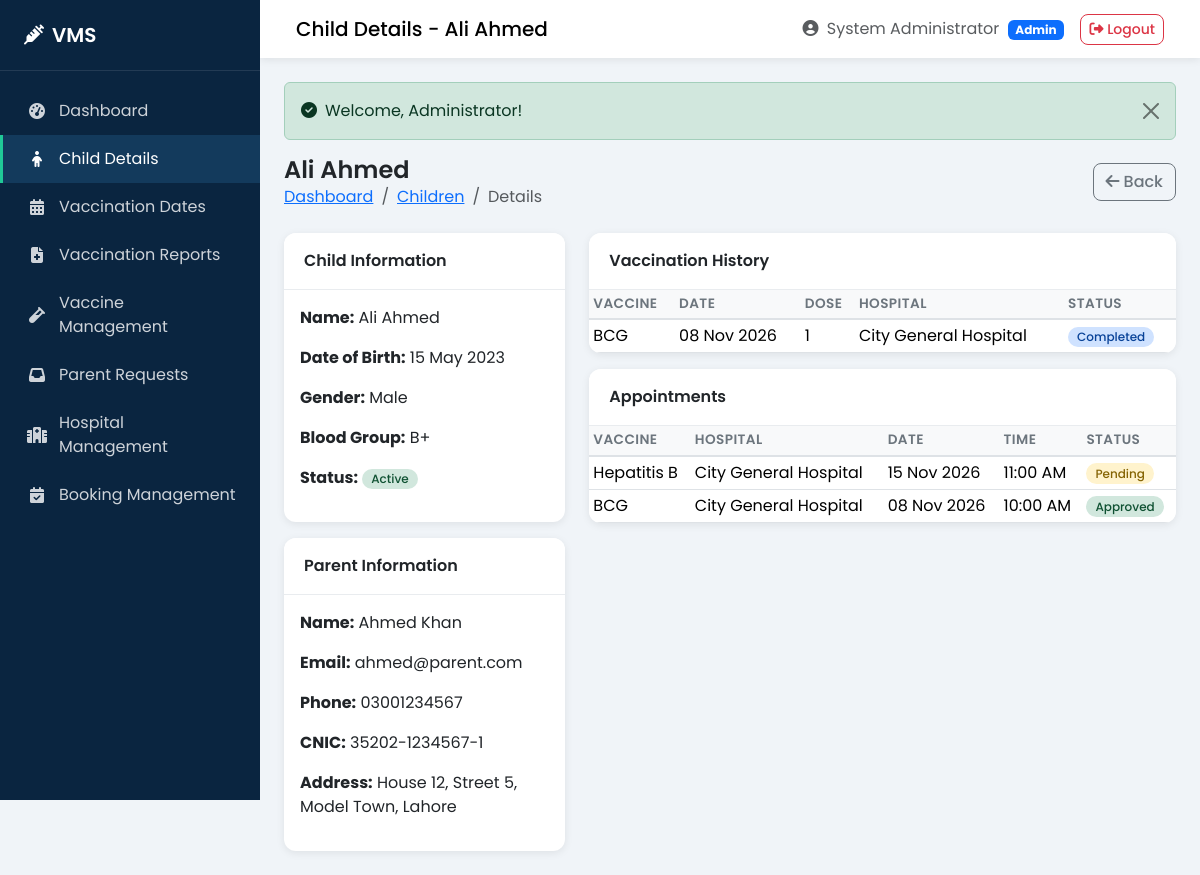
Screenshot of /admin/child-details.php?id=1 (signed in) with the database file from the repository.
### tables this page shows
CREATE TABLE `children` (
  `id` int(11) NOT NULL AUTO_INCREMENT,
  `parent_id` int(11) NOT NULL,
  `full_name` varchar(100) NOT NULL,
  `date_of_birth` date NOT NULL,
  `gender` enum('male','female','other') NOT NULL,
  `blood_group` varchar(5) DEFAULT NULL,
  `cnic` varchar(15) DEFAULT NULL,
  `birth_certificate_no` varchar(50) DEFAULT NULL,
  `status` enum('active','inactive') NOT NULL DEFAULT 'active',
  `created_at` timestamp NOT NULL DEFAULT CURRENT_TIMESTAMP,
  `updated_at` timestamp NOT NULL DEFAULT CURRENT_TIMESTAMP ON UPDATE CURRENT_TIMESTAMP,
  PRIMARY KEY (`id`),
  KEY `parent_id` (`parent_id`),
  CONSTRAINT `children_ibfk_1` FOREIGN KEY (`parent_id`) REFERENCES `parents` (`id`) ON DELETE CASCADE ON UPDATE CASCADE
);

CREATE TABLE `parents` (
  `id` int(11) NOT NULL AUTO_INCREMENT,
  `full_name` varchar(100) NOT NULL,
  `email` varchar(100) NOT NULL,
  `phone` varchar(15) NOT NULL,
  `cnic` varchar(15) DEFAULT NULL,
  `password` varchar(255) NOT NULL,
  `address` text DEFAULT NULL,
  `city` varchar(50) DEFAULT NULL,
  `status` enum('active','inactive') NOT NULL DEFAULT 'active',
  `reset_token` varchar(100) DEFAULT NULL,
  `reset_expires` datetime DEFAULT NULL,
  `created_at` timestamp NOT NULL DEFAULT CURRENT_TIMESTAMP,
  `updated_at` timestamp NOT NULL DEFAULT CURRENT_TIMESTAMP ON UPDATE CURRENT_TIMESTAMP,
  PRIMARY KEY (`id`),
  UNIQUE KEY `email` (`email`),
  UNIQUE KEY `cnic` (`cnic`)
);

CREATE TABLE `vaccination_records` (
  `id` int(11) NOT NULL AUTO_INCREMENT,
  `child_id` int(11) NOT NULL,
  `vaccine_id` int(11) NOT NULL,
  `hospital_id` int(11) NOT NULL,
  `appointment_id` int(11) DEFAULT NULL,
  `dose_number` int(11) NOT NULL DEFAULT 1,
  `vaccination_date` date NOT NULL,
  `administered_by` varchar(100) DEFAULT NULL,
  `notes` text DEFAULT NULL,
  `status` enum('completed','partial') NOT NULL DEFAULT 'completed',
  `created_at` timestamp NOT NULL DEFAULT CURRENT_TIMESTAMP,
  `updated_at` timestamp NOT NULL DEFAULT CURRENT_TIMESTAMP ON UPDATE CURRENT_TIMESTAMP,
  PRIMARY KEY (`id`),
  KEY `child_id` (`child_id`),
  KEY `vaccine_id` (`vaccine_id`),
  KEY `hospital_id` (`hospital_id`),
  KEY `appointment_id` (`appointment_id`),
  CONSTRAINT `vaccination_records_ibfk_1` FOREIGN KEY (`child_id`) REFERENCES `children` (`id`) ON DELETE CASCADE ON UPDATE CASCADE,
  CONSTRAINT `vaccination_records_ibfk_2` FOREIGN KEY (`vaccine_id`) REFERENCES `vaccines` (`id`) ON DELETE CASCADE ON UPDATE CASCADE,
  CONSTRAINT `vaccination_records_ibfk_3` FOREIGN KEY (`hospital_id`) REFERENCES `hospitals` (`id`) ON DELETE CASCADE ON UPDATE CASCADE,
  CONSTRAINT `vaccination_records_ibfk_4` FOREIGN KEY (`appointment_id`) REFERENCES `appointments` (`id`) ON DELETE SET NULL ON UPDATE CASCADE
);

CREATE TABLE `vaccines` (
  `id` int(11) NOT NULL AUTO_INCREMENT,
  `name` varchar(100) NOT NULL,
  `description` text DEFAULT NULL,
  `recommended_age` varchar(50) DEFAULT NULL,
  `doses_required` int(11) NOT NULL DEFAULT 1,
  `interval_days` int(11) DEFAULT 0,
  `availability` enum('available','unavailable') NOT NULL DEFAULT 'available',
  `status` enum('active','inactive') NOT NULL DEFAULT 'active',
  `created_at` timestamp NOT NULL DEFAULT CURRENT_TIMESTAMP,
  `updated_at` timestamp NOT NULL DEFAULT CURRENT_TIMESTAMP ON UPDATE CURRENT_TIMESTAMP,
  PRIMARY KEY (`id`)
);

CREATE TABLE `hospitals` (
  `id` int(11) NOT NULL AUTO_INCREMENT,
  `hospital_name` varchar(150) NOT NULL,
  `email` varchar(100) NOT NULL,
  `phone` varchar(15) NOT NULL,
  `address` text NOT NULL,
  `city` varchar(50) NOT NULL,
  `password` varchar(255) NOT NULL,
  `status` enum('active','inactive','pending') NOT NULL DEFAULT 'pending',
  `created_at` timestamp NOT NULL DEFAULT CURRENT_TIMESTAMP,
  `updated_at` timestamp NOT NULL DEFAULT CURRENT_TIMESTAMP ON UPDATE CURRENT_TIMESTAMP,
  PRIMARY KEY (`id`),
  UNIQUE KEY `email` (`email`)
);

CREATE TABLE `appointments` (
  `id` int(11) NOT NULL AUTO_INCREMENT,
  `parent_id` int(11) NOT NULL,
  `child_id` int(11) NOT NULL,
  `hospital_id` int(11) NOT NULL,
  `vaccine_id` int(11) NOT NULL,
  `appointment_date` date NOT NULL,
  `appointment_time` time NOT NULL,
  `status` enum('pending','approved','rejected','completed','cancelled') NOT NULL DEFAULT 'pending',
  `notes` text DEFAULT NULL,
  `admin_notes` text DEFAULT NULL,
  `created_at` timestamp NOT NULL DEFAULT CURRENT_TIMESTAMP,
  `updated_at` timestamp NOT NULL DEFAULT CURRENT_TIMESTAMP ON UPDATE CURRENT_TIMESTAMP,
  PRIMARY KEY (`id`),
  KEY `parent_id` (`parent_id`),
  KEY `child_id` (`child_id`),
  KEY `hospital_id` (`hospital_id`),
  KEY `vaccine_id` (`vaccine_id`),
  KEY `idx_appointment_date` (`appointment_date`),
  KEY `idx_status` (`status`),
  CONSTRAINT `appointments_ibfk_1` FOREIGN KEY (`parent_id`) REFERENCES `parents` (`id`) ON DELETE CASCADE ON UPDATE CASCADE,
  CONSTRAINT `appointments_ibfk_2` FOREIGN KEY (`child_id`) REFERENCES `children` (`id`) ON DELETE CASCADE ON UPDATE CASCADE,
  CONSTRAINT `appointments_ibfk_3` FOREIGN KEY (`hospital_id`) REFERENCES `hospitals` (`id`) ON DELETE CASCADE ON UPDATE CASCADE,
  CONSTRAINT `appointments_ibfk_4` FOREIGN KEY (`vaccine_id`) REFERENCES `vaccines` (`id`) ON DELETE CASCADE ON UPDATE CASCADE
);

### config/config.php (called while the page is built, shortened)
<?php
function url($path = '') {
    return BASE_URL . '/' . ltrim($path, '/');
}
function e($string) {
    return htmlspecialchars($string ?? '', ENT_QUOTES, 'UTF-8');
}

### admin/child-details.php (the view, shortened to what this page needs)
<?php
require_once __DIR__ . '/../config/db.php';
$id = (int)($_GET['id'] ?? 0);
$stmt = mysqli_prepare($conn, "SELECT c.*, p.full_name AS parent_name, p.email AS parent_email, p.phone AS parent_phone, p.address AS parent_address, p.city AS parent_city, p.cnic AS parent_cnic
    FROM children c JOIN parents p ON c.parent_id = p.id WHERE c.id = ?");
mysqli_stmt_bind_param($stmt, "i", $id);
mysqli_stmt_execute($stmt);
$child = mysqli_fetch_assoc(mysqli_stmt_get_result($stmt));
$records = [];
$stmt = mysqli_prepare($conn, "SELECT vr.*, v.name AS vaccine_name, h.hospital_name
    FROM vaccination_records vr
    JOIN vaccines v ON vr.vaccine_id = v.id
    JOIN hospitals h ON vr.hospital_id = h.id
    WHERE vr.child_id = ? ORDER BY vr.vaccination_date DESC");
mysqli_stmt_bind_param($stmt, "i", $id);
mysqli_stmt_execute($stmt);
$res = mysqli_stmt_get_result($stmt);
while ($row = mysqli_fetch_assoc($res)) $records[] = $row;
$appointments = [];
$stmt = mysqli_prepare($conn, "SELECT a.*, v.name AS vaccine_name, h.hospital_name
    FROM appointments a
    JOIN vaccines v ON a.vaccine_id = v.id
    JOIN hospitals h ON a.hospital_id = h.id
    WHERE a.child_id = ? ORDER BY a.appointment_date DESC");
mysqli_stmt_bind_param($stmt, "i", $id);
mysqli_stmt_execute($stmt);
$res = mysqli_stmt_get_result($stmt);
while ($row = mysqli_fetch_assoc($res)) $appointments[] = $row;
$page_title = 'Child Details - ' . $child['full_name'];
include __DIR__ . '/../includes/header.php';
?>
<div class="page-header">
    <div>
        <h1><?php echo e($child['full_name']); ?></h1>
        <nav aria-label="breadcrumb">
            <ol class="breadcrumb">
                <li class="breadcrumb-item"><a href="<?php echo url('admin/dashboard.php'); ?>">Dashboard</a></li>
                <li class="breadcrumb-item"><a href="<?php echo url('admin/children.php'); ?>">Children</a></li>
                <li class="breadcrumb-item active">Details</li>
            </ol>
        </nav>
    </div>
    <a href="<?php echo url('admin/children.php'); ?>" class="btn btn-outline-secondary"><i class="fas fa-arrow-left me-1"></i>Back</a>
</div>
<div class="row g-4">
    <div class="col-lg-4">
        <div class="card">
            <div class="card-header">Child Information</div>
            <div class="card-body">
                <p><strong>Name:</strong> <?php echo e($child['full_name']); ?></p>
                <p><strong>Date of Birth:</strong> <?php echo date('d M Y', strtotime($child['date_of_birth'])); ?></p>
                <p><strong>Gender:</strong> <?php echo ucfirst(e($child['gender'])); ?></p>
                <p><strong>Blood Group:</strong> <?php echo e($child['blood_group'] ?: 'N/A'); ?></p>
                <p><strong>Status:</strong> <span class="badge badge-status badge-<?php echo e($child['status']); ?>"><?php echo ucfirst(e($child['status'])); ?></span></p>
            </div>
        </div>
        <div class="card mt-3">
            <div class="card-header">Parent Information</div>
            <div class="card-body">
                <p><strong>Name:</strong> <?php echo e($child['parent_name']); ?></p>
                <p><strong>Email:</strong> <?php echo e($child['parent_email']); ?></p>
                <p><strong>Phone:</strong> <?php echo e($child['parent_phone']); ?></p>
                <p><strong>CNIC:</strong> <?php echo e($child['parent_cnic'] ?: 'N/A'); ?></p>
                <p><strong>Address:</strong> <?php echo e($child['parent_address'] ?: 'N/A'); ?>, <?php echo e($child['parent_city'] ?: ''); ?></p>
            </div>
        </div>
    </div>
    <div class="col-lg-8">
        <div class="card mb-3">
            <div class="card-header">Vaccination History</div>
            <div class="table-responsive">
                <table class="table table-sm mb-0">
                    <thead>
                        <tr><th>Vaccine</th><th>Date</th><th>Dose</th><th>Hospital</th><th>Status</th></tr>
                    </thead>
                    <tbody>
                        <?php if (empty($records)): ?>
                            <tr><td colspan="5" class="text-center text-muted">No vaccination records</td></tr>
                        <?php else: foreach ($records as $r): ?>
                            <tr>
                                <td><?php echo e($r['vaccine_name']); ?></td>
                                <td><?php echo date('d M Y', strtotime($r['vaccination_date'])); ?></td>
                                <td><?php echo (int)$r['dose_number']; ?></td>
                                <td><?php echo e($r['hospital_name']); ?></td>
                                <td><span class="badge badge-status badge-completed"><?php echo ucfirst(e($r['status'])); ?></span></td>
                            </tr>
                        <?php endforeach; endif; ?>
                    </tbody>
                </table>
            </div>
        </div>
        <div class="card">
            <div class="card-header">Appointments</div>
            <div class="table-responsive">
                <table class="table table-sm mb-0">
                    <thead>
                        <tr><th>Vaccine</th><th>Hospital</th><th>Date</th><th>Time</th><th>Status</th></tr>
                    </thead>
                    <tbody>
                        <?php if (empty($appointments)): ?>
                            <tr><td colspan="5" class="text-center text-muted">No appointments</td></tr>
                        <?php else: foreach ($appointments as $a): ?>
                            <tr>
                                <td><?php echo e($a['vaccine_name']); ?></td>
                                <td><?php echo e($a['hospital_name']); ?></td>
                                <td><?php echo date('d M Y', strtotime($a['appointment_date'])); ?></td>
                                <td><?php echo date('h:i A', strtotime($a['appointment_time'])); ?></td>
                                <td><span class="badge badge-status badge-<?php echo e($a['status']); ?>"><?php echo ucfirst(e($a['status'])); ?></span></td>
                            </tr>
                        <?php endforeach; endif; ?>
                    </tbody>
                </table>
            </div>
        </div>
    </div>
</div>
<?php include __DIR__ . '/../includes/footer.php'; ?>

### includes/navbar.php (shortened to what this page needs)
<nav class="navbar navbar-expand-lg top-navbar">
    <div class="container-fluid">
        <span class="navbar-brand mb-0 h1 d-none d-md-block">
            <?php echo e($page_title ?? 'Dashboard'); ?>
        </span>
        <div class="ms-auto d-flex align-items-center gap-3">
            <span class="text-muted d-none d-sm-inline">
                <i class="fas fa-user-circle me-1"></i>
                <?php echo e($_SESSION['user_name'] ?? 'User'); ?>
                <small class="badge bg-primary ms-1"><?php echo ucfirst(e($_SESSION['role'] ?? '')); ?></small>
            </span>
            <?php
            $logout_url = 'auth/logout.php';
            if (($_SESSION['role'] ?? '') === 'admin') $logout_url = 'admin/logout.php';
            ?>
            <a href="<?php echo url($logout_url); ?>" class="btn btn-outline-danger btn-sm">
                <i class="fas fa-sign-out-alt"></i> <span class="d-none d-md-inline">Logout</span>
            </a>
        </div>
    </div>
</nav>

### assets/css/style.css (style rules this page uses)
:root { --primary: #0d6efd; --primary-dark: #0a58ca; --teal: #20c997; --teal-dark: #199d76; --green: #198754; --danger: #dc3545; --warning: #ffc107; --dark: #212529; --gray: #6c757d; --light: #f8f9fa; --sidebar-width: 260px; --sidebar-bg: #0a2540; --sidebar-hover: #133a5c; --card-shadow: 0 0.125rem 0.5rem rgba(0,0,0,0.08); --card-shadow-hover: 0 0.5rem 1.5rem rgba(0,0,0,0.12); }
* { box-sizing: border-box; }
body { font-family: 'Poppins', sans-serif; background-color: #f0f4f8; color: var(--dark); margin: 0; min-height: 100vh; }
.top-navbar { background: #fff; box-shadow: var(--card-shadow); padding: 0.75rem 1.5rem; position: sticky; top: 0; z-index: 1020; }
.card { border: none; border-radius: 0.75rem; box-shadow: var(--card-shadow); }
.card-header { background: #fff; border-bottom: 1px solid #e9ecef; font-weight: 600; border-radius: 0.75rem 0.75rem 0 0 !important; padding: 1rem 1.25rem; }
.table { margin-bottom: 0; }
.table thead th { background: #f8f9fa; font-weight: 600; font-size: 0.85rem; text-transform: uppercase; letter-spacing: 0.03em; color: var(--gray); border-bottom: 2px solid #dee2e6; white-space: nowrap; }
.table td { vertical-align: middle; }
.table-responsive { border-radius: 0 0 0.75rem 0.75rem; }
.badge-status { padding: 0.35em 0.75em; border-radius: 50rem; font-weight: 500; font-size: 0.75rem; }
.badge-pending { background: #fff3cd; color: #856404; }
.badge-approved { background: #d1e7dd; color: #0f5132; }
.badge-completed { background: #cfe2ff; color: #084298; }
.badge-active { background: #d1e7dd; color: #0f5132; }
.btn { border-radius: 0.5rem; font-weight: 500; }
.page-header { display: flex; flex-wrap: wrap; justify-content: space-between; align-items: center; margin-bottom: 1.5rem; gap: 1rem; }
.page-header h1 { font-size: 1.5rem; font-weight: 600; margin: 0; }
.breadcrumb { margin-bottom: 0; background: transparent; padding: 0; }

### rows the page displays
children: full_name "Child Details - Ali Ahmed", full_name "Ali Ahmed", date_of_birth "15 May 2023", gender "Male", blood_group "B+", status "Active", parent.full_name "Ahmed Khan", parent.email "ahmed@parent.com", parent.phone "03001234567", parent.cnic "35202-1234567-1", parent.address "House 12, Street 5, Model Town", parent.city "Lahore"
vaccination_records: vaccine.name "BCG", vaccination_date "08 Nov 2026", dose_number "1", hospital.hospital_name "City General Hospital", status "Completed"
appointments: vaccine.name "Hepatitis B", hospital.hospital_name "City General Hospital", appointment_date "15 Nov 2026", appointment_time "11:00 AM", status "Pending"
appointments: vaccine.name "BCG", hospital.hospital_name "City General Hospital", appointment_date "08 Nov 2026", appointment_time "10:00 AM", status "Approved"

### other values shown
$_SESSION['user_name'] "System Administrator"
$_SESSION['role'] "Admin"
$success "Welcome, Administrator!"
